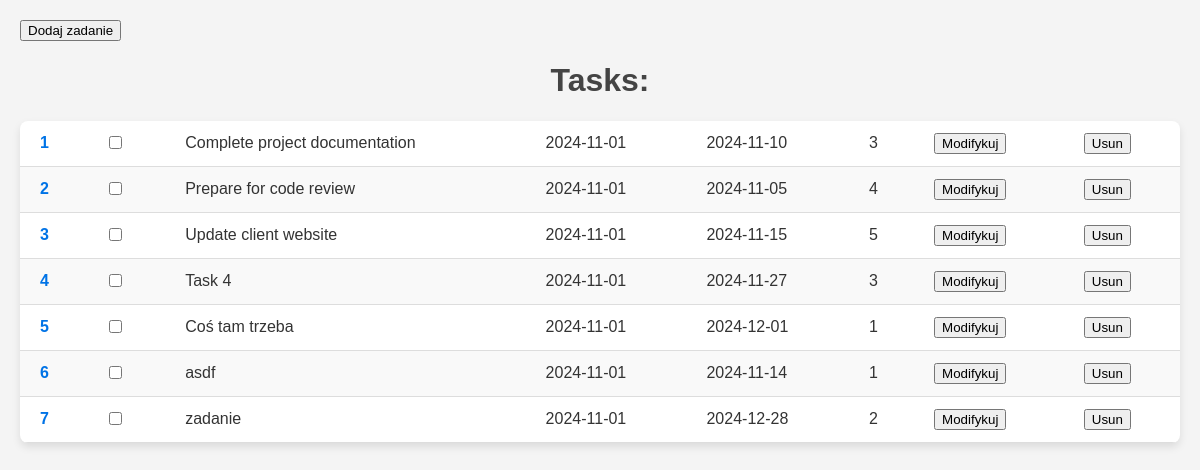
The page / on the database its author committed.
### tables this page shows
CREATE TABLE tasks (    task_id INTEGER PRIMARY KEY AUTOINCREMENT,    description TEXT NOT NULL,    creation_date DATE DEFAULT (DATE('now')),    deadline_date DATE,    priority INTEGER CHECK(priority BETWEEN 1 AND 5),    completed BOOLEAN DEFAULT 0);

### app/Controllers/taskController.php (called while the page is built, shortened)
<?php
class TaskController {
    private $taskModel;
    public function __construct($model) {
        $this->taskModel = $model;
    }
    public function index() {
        $rows = $this->taskModel->getAllTasks();
        include realpath(__DIR__ . '/../Views/taskView.php');
    }
}
?>

### app/Models/taskModel.php (called while the page is built, shortened)
<?php
class TaskModel {
    private $db;
    public function __construct($db) {
        $this->db = $db;
    }
    public function getAllTasks() {
        $query = "SELECT * FROM tasks";
        $result = $this->db->query($query);
        $allRows = [];
        while ($row = $result->fetchArray(SQLITE3_ASSOC)) {
            $allRows[] = $row;
        }
        return $allRows;
    }
}
?>

### app/Views/taskView.php (the view)
<form method="post">
    <input type="submit" name="addTaskButton" value="Dodaj zadanie"/>
</form>
<?php $rowNumber = 1 ?>
<h1>Tasks: </h1>
<?php if (!empty($rows)): ?>
    <table>
    <?php foreach($rows as $row): ?>
        <tr>
            <td><?php echo $rowNumber++; ?></td>
            <td><input type="checkbox" name="completed"></td>
            <td><?php echo htmlspecialchars($row['description']); ?></td>
            <td><?php echo htmlspecialchars($row['creation_date']); ?></td>
            <td><?php echo htmlspecialchars($row['deadline_date']); ?></td>
            <td><?php echo htmlspecialchars($row['priority']); ?></td>
            <td><button>Modifykuj</button></td>
            <td><button>Usun</button></td>
        </tr>
    <?php endforeach; ?>
    </table>
<?php else: ?>
    <li>Ni ma taskow. :c</li>
<?php endif; ?>

### index.php (shortened to what this page needs)
<!DOCTYPE html>
<html lang="en">
<head>
</head>
<body>
    <?php
        require_once realpath( __DIR__ . '/app/Models/taskModel.php');
        require_once realpath( __DIR__ . '/app/Controllers/taskController.php');
        $db = new SQLite3(DB_PATH);
        $taskModel = new TaskModel($db);
        $taskController = new TaskController($taskModel);
        if(isset($_POST['addTaskButton']) || isset($_POST['addData'])) {
            $taskController->addForm();
        } else {
            $taskController->index();
        }
    ?>
</body>
</html>

### index.php (style rules this page uses)
body { font-family: Arial, sans-serif; background-color: #f4f4f4; color: #333; margin: 0; padding: 20px; }
h1 { text-align: center; color: #444; }
table { width: 100%; max-width: 1200px; margin: 20px auto; border-collapse: collapse; background-color: #fff; border-radius: 8px; overflow: hidden; box-shadow: 0 4px 8px rgba(0, 0, 0, 0.1); }
th, td { padding: 12px 20px; text-align: left; border-bottom: 1px solid #ddd; }
tr:nth-child(even) { background-color: #f9f9f9; }
td:first-child { font-weight: bold; color: #0073e6; }

### rows shown on the page
tasks: description "Complete project documentation", creation_date "2024-11-01", deadline_date "2024-11-10", priority "3"
tasks: description "Prepare for code review", creation_date "2024-11-01", deadline_date "2024-11-05", priority "4"
tasks: description "Update client website", creation_date "2024-11-01", deadline_date "2024-11-15", priority "5"
tasks: description "Task 4", creation_date "2024-11-01", deadline_date "2024-11-27", priority "3"
tasks: description "Coś tam trzeba", creation_date "2024-11-01", deadline_date "2024-12-01", priority "1"
tasks: description "asdf", creation_date "2024-11-01", deadline_date "2024-11-14", priority "1"
tasks: description "zadanie", creation_date "2024-11-01", deadline_date "2024-12-28", priority "2"
